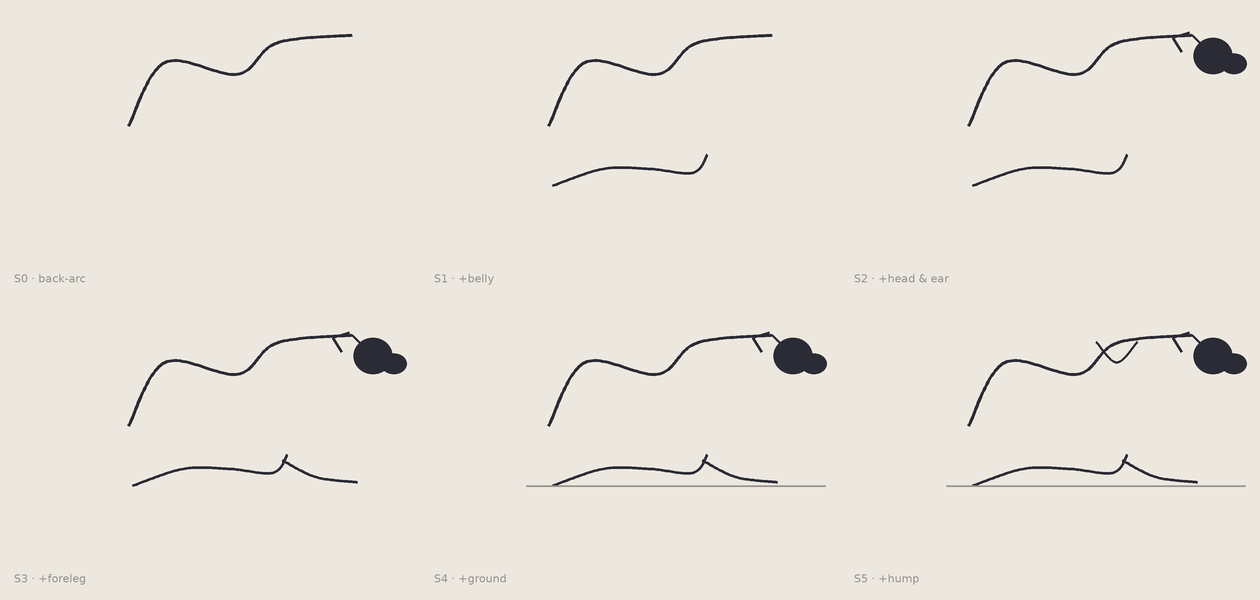

Recreate this plot in Python.
"""A40 — The Coalition. Build the calf from the back-arc, adding one mark at a time in the order
that gives the greatest total-usefulness gain at each step. Cumulative. Let the order justify
itself. Six stages: arc, +belly, +head&ear, +foreleg, +ground, +hump."""
import numpy as np
from PIL import Image, ImageDraw, ImageFont
SS=3
PAPER=(237,232,223); INK=(43,43,53); MID=(150,146,140)
LM=dict(rumpground=(0.05,0.0), rumpback=(0.02,0.46), hip=(0.30,0.95), loin=(0.86,0.86),
 withers=(1.16,1.10), neckbase=(1.34,0.94), poll=(1.74,1.16), nose=(1.97,0.80),
 brisket=(1.13,0.10), bellymid=(0.80,0.13), bellyrear=(0.44,0.13), chest=(1.34,0.44),
 carpus=(1.46,0.17), forehoof=(1.78,0.03))
def cm(nodes,n=26):
    P=[np.array(p,float) for p in nodes]; P=([P[0]]+P+[P[-1]]); out=[]
    for i in range(1,len(P)-2):
        p0,p1,p2,p3=P[i-1],P[i],P[i+1],P[i+2]
        for t in np.linspace(0,1,n,endpoint=False):
            t2=t*t;t3=t2*t
            out.append(0.5*((2*p1)+(-p0+p2)*t+(2*p0-5*p1+4*p2-p3)*t2+(-p0+3*p1-3*p2+p3)*t3))
    out.append(P[-2]); return out
class Cm:
    def __init__(s,ox,oy,sc): s.ox,s.oy,s.sc=ox,oy,sc
    def __call__(s,k):
        x,y=LM[k] if isinstance(k,str) else k; return (s.ox+x*s.sc, s.oy-y*s.sc)
def line(d,pts,col=INK,w=2.6): d.line([(int(p[0]*SS),int(p[1]*SS)) for p in pts],fill=col,width=max(1,int(w*SS)),joint="curve")
def ell(d,c,rx,ry,col): d.ellipse([int((c[0]-rx)*SS),int((c[1]-ry)*SS),int((c[0]+rx)*SS),int((c[1]+ry)*SS)],fill=col)

def backarc(d,P,sc): line(d,cm([P('poll'),P('withers'),P('loin'),P('hip'),P('rumpback')]),w=3.0)
def add_belly(d,P,sc): line(d,cm([P((1.24,0.24)),P('brisket'),P('bellymid'),P('bellyrear'),P('rumpground')]),w=2.8)
def add_head(d,P,sc):
    h=P((1.90,1.0)); ell(d,h,0.15*sc,0.14*sc,INK); line(d,[P('poll'),h],w=2.6)
    mz=(h[0]+0.16*sc,h[1]+0.06*sc); ell(d,mz,0.10*sc,0.08*sc,INK)
    p=P('poll'); line(d,[(p[0]-0.02*sc,p[1]-0.02*sc),(p[0]-0.15*sc,p[1]+0.02*sc),(p[0]-0.08*sc,p[1]+0.13*sc)],w=2.4)
def add_foreleg(d,P,sc): line(d,cm([P((1.20,0.20)),P((1.46,0.07)),P('forehoof')]),w=2.8)  # folds forward & low (resting)
def add_ground(d,P,sc): line(d,[P((-0.15,0.0)),P((2.15,0.0))],col=MID,w=1.8)
def add_hump(d,P,sc): w=P('withers'); line(d,cm([(w[0]-0.16*sc,w[1]-0.01*sc),(w[0],w[1]+0.15*sc),(w[0]+0.16*sc,w[1]-0.01*sc)]),w=2.6)

# greedy build order (chosen for greatest total-usefulness gain at each step)
STEPS=[("S0 · back-arc",[backarc]),
       ("S1 · +belly",[backarc,add_belly]),
       ("S2 · +head & ear",[backarc,add_belly,add_head]),
       ("S3 · +foreleg",[backarc,add_belly,add_head,add_foreleg]),
       ("S4 · +ground",[backarc,add_belly,add_head,add_foreleg,add_ground]),
       ("S5 · +hump",[backarc,add_belly,add_head,add_foreleg,add_ground,add_hump])]
def render(path):
    cols=3; rows=2; cw,ch=420,300; W,H=cols*cw,rows*ch
    img=Image.new("RGB",(W*SS,H*SS),PAPER); d=ImageDraw.Draw(img)
    try: font=ImageFont.truetype('/usr/share/fonts/truetype/dejavu/DejaVuSans.ttf',int(11*SS))
    except: font=ImageFont.load_default()
    for i,(name,marks) in enumerate(STEPS):
        cxo=(i%cols)*cw; cyo=(i//cols)*ch
        P=Cm(cxo+cw*0.30, cyo+ch*0.62, 130)
        for m in marks: m(d,P,130)
        d.text((int((cxo+14)*SS),int((cyo+ch-28)*SS)),name,fill=MID,font=font)
    img=img.resize((W,H),Image.LANCZOS); img.save(path); print("saved",path)
if __name__=="__main__":
    render("/sessions/wizardly-stoic-cerf/mnt/hessentials/illustration/loomis/sketch201_u5_a40_coalition.png")
